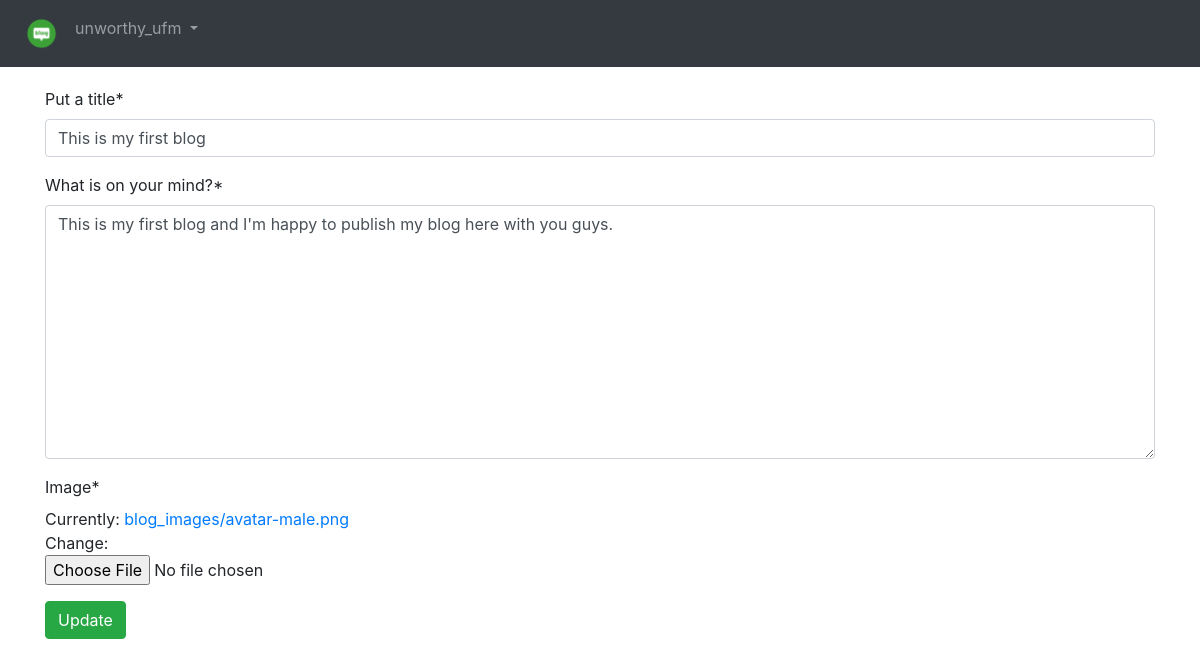
Page /blog/edit/1/ (signed in) on the earlier database version.
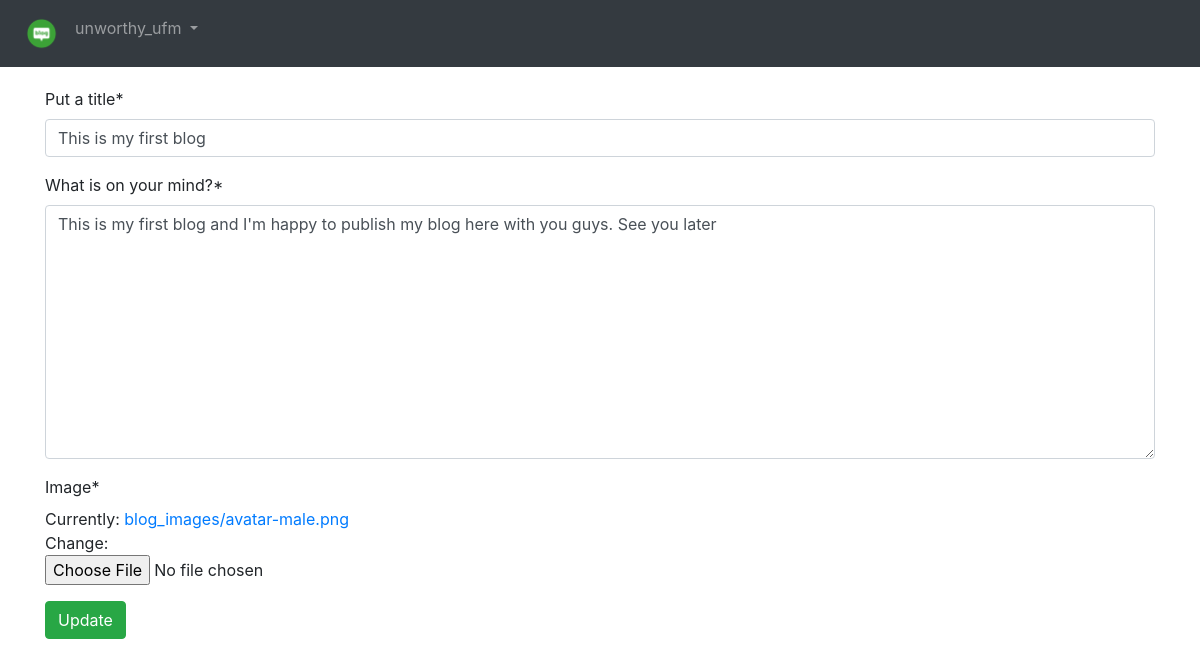
Same page on the later database version.
### App_Blog/models.py (models this page shows, shortened)
class Blog(models.Model):
    author = models.ForeignKey(
        User, related_name='post_author', on_delete=models.CASCADE)
    blog_title = models.CharField(max_length=264, verbose_name='Put a title')
    slug = models.SlugField(max_length=264, unique=True)
    blog_content = models.TextField(verbose_name='What is on your mind?')
    blog_image = models.ImageField(
        upload_to='blog_images', verbose_name='Image')
    published_date = models.DateTimeField(auto_now_add=True)
    update_date = models.DateTimeField(auto_now=True)
    class Meta:
        ordering = ['-published_date', ]

### App_Blog/views.py (the view, shortened to what this page needs)
# urls.py: path('edit/<pk>/', views.UpdateBlog.as_view(), name='edit_blog'),
class UpdateBlog(LoginRequiredMixin, UpdateView):
    model = Blog
    fields = ('blog_title', 'blog_content', 'blog_image')
    template_name = 'App_Blog/edit_blog.html'

### templates/App_Blog/edit_blog.html (shortened to what this page needs)
{% extends 'base.html' %}
{% load crispy_forms_tags %}
{% block body_block %}
    {% if blog.author == user %}
        <form method="POST">
            {{form|crispy}}
            <button type="submit" name="button" class="btn btn-success">Update</button>
        </form>
    {% else %}
    <div class="alert alert-danger">
        <p>Your are not allowed to view this page. 404</p>
    </div>
    {% endif %}
{% endblock %}

Differences in the rows shown:
changed Blog "This is my first blog": blog_content "This is my first blog and I'm happy to publish my blog here with you guys." → "This is my first blog and I'm happy to publish my blog here with you guys. See you later"
